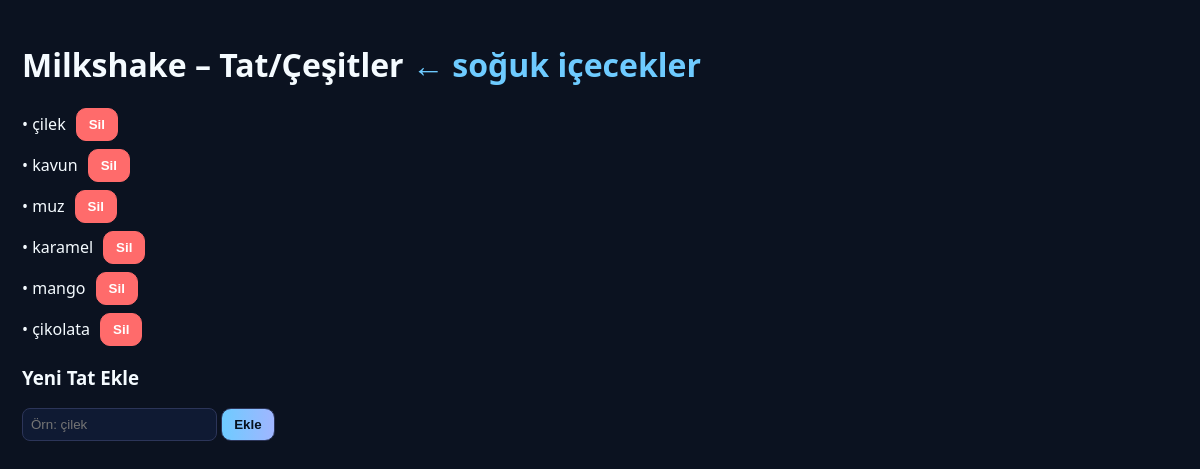
/admin/cold/16/flavors (signed in), run on the app's committed database.
### tables this page shows
CREATE TABLE categories(
  id INTEGER PRIMARY KEY AUTOINCREMENT,
  group_name TEXT NOT NULL,    -- "Soğuk İçecekler"
  title TEXT NOT NULL,         -- "Milkshake", "Frappe", ...
  price REAL NOT NULL,
  img TEXT NOT NULL,
  sort_order INTEGER DEFAULT 999
);

CREATE TABLE flavors(
  id INTEGER PRIMARY KEY AUTOINCREMENT,
  category_id INTEGER NOT NULL,
  name TEXT NOT NULL,
  FOREIGN KEY(category_id) REFERENCES categories(id) ON DELETE CASCADE
);

### app.py (the view)
@app.route("/admin/cold/<int:cid>/flavors")
def admin_flavors(cid):
    if not require_login():
        return redirect(url_for("admin_login"))
    conn = get_db()
    cat = conn.execute("SELECT * FROM categories WHERE id=?", (cid,)).fetchone()
    fls = conn.execute("SELECT id, name FROM flavors WHERE category_id=? ORDER BY id ASC", (cid,)).fetchall()
    conn.close()
    return render_template("admin_flavors.html", cat=cat, flavors=fls)

### app.py (called while the page is built)
def get_db():
    conn = sqlite3.connect(DB)
    conn.row_factory = sqlite3.Row
    return conn

def require_login():
    return ("user" in session)

### templates/admin_flavors.html (shortened to what this page needs)
<!doctype html>
<html lang="tr">
<head>
</head>
<body>
  <h1>{{cat.title}} – Tat/Çeşitler <a href="/admin/cold">← soğuk içecekler</a></h1>
  <ul>
    {% for f in flavors %}
      <li>
        <span>• {{f.name}}</span>
        <form method="post" action="/admin/flavor/{{f.id}}/delete" onsubmit="return confirm('Silinsin mi?');">
          <button class="btn danger" type="submit">Sil</button>
        </form>
      </li>
    {% endfor %}
  </ul>
  <h3>Yeni Tat Ekle</h3>
  <form method="post" action="/admin/cold/{{cat.id}}/flavors/add">
    <input name="name" placeholder="Örn: çilek" required>
    <button class="btn" type="submit">Ekle</button>
  </form>
</body>
</html>

### templates/admin_flavors.html (style rules this page uses)
body { font-family:system-ui, sans-serif; background:#0b1220; color:#f5fbff; margin:0; padding:22px }
.btn { padding:8px 12px; border-radius:10px; border:1px solid #2c3559; background:linear-gradient(90deg,#6ecbff,#a0b6ff); color:#06121f; font-weight:800; cursor:pointer; text-decoration:none }
.danger { background:#ff6b6b; border-color:#ff6b6b; color:#fff }
ul { list-style:none; padding:0 }
li { display:flex; align-items:center; gap:10px; margin-bottom:8px }
input { padding:8px; border-radius:8px; border:1px solid #2c3559; background:#0f1a33; color:#fff }
form { display:inline }
a { color:#6ecbff; text-decoration:none }

### data on the page
categories: title "Milkshake"
flavors: name "çilek"
flavors: name "kavun"
flavors: name "muz"
flavors: name "karamel"
flavors: name "mango"
flavors: name "çikolata"
